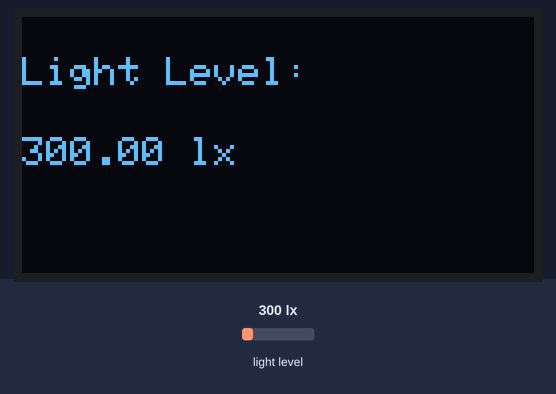
Simulated run of this sketch. Board: Arduino Uno, built with avr-gcc and run on an emulated ATmega328P. Shown: 128×64 one-colour display. Inputs (shaded band) come from the test bench; at power-on: light level 300 lx. The display library's start-up logo is not drawn; what the sketch prints to the serial monitor is not drawn.

Above: at 3.2 s.
3.3 s: light level set to 40 lx
At 4.8 s:
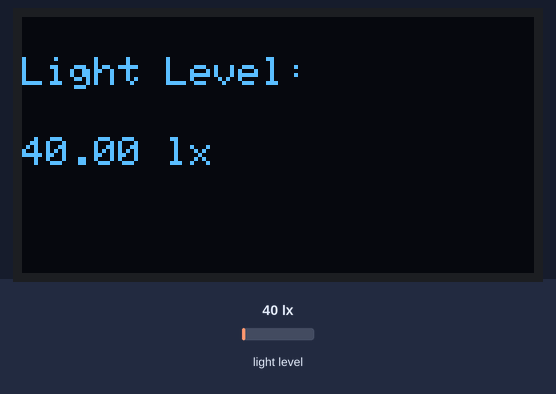
5.6 s: light level set to 500 lx
At 7.3 s:
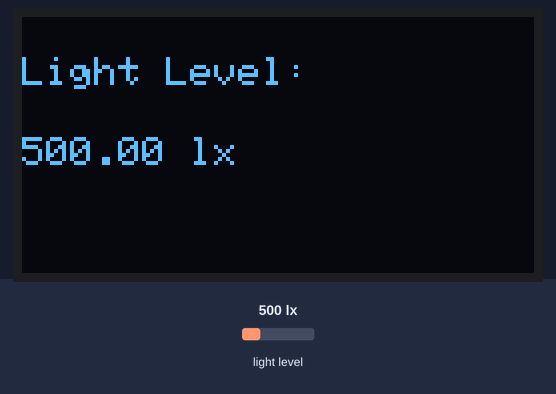
7.7 s: light level set to 1000 lx
At 8.7 s:
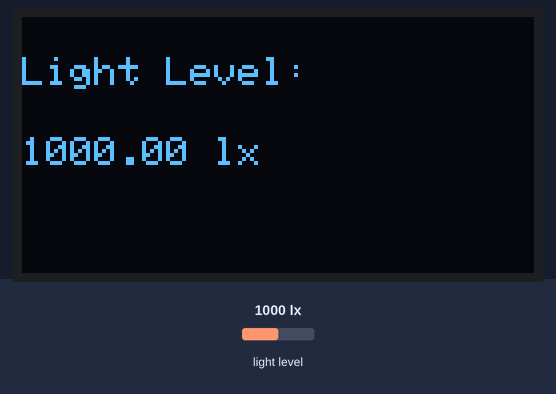
Timing chart, 0 to 10.7 s (numbered marks = the images above; inputs shaded):
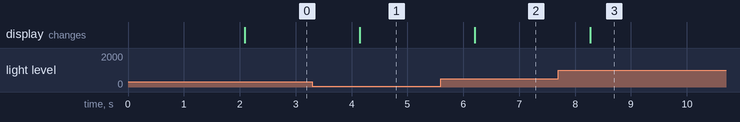

The sketch:

OLEDWhileLoop.ino
```cpp
#include <Wire.h>
#include <BH1750.h>
#include <Adafruit_GFX.h>
#include <Adafruit_SSD1306.h>

#define SCREEN_WIDTH 128  // OLED 디스플레이 너비
#define SCREEN_HEIGHT 64  // OLED 디스플레이 높이
#define OLED_RESET -1     // Reset 핀이 없는 경우 -1로 설정

BH1750 lightMeter;
Adafruit_SSD1306 display(SCREEN_WIDTH, SCREEN_HEIGHT, &Wire, OLED_RESET);

void setup() {
  Serial.begin(9600);  // 시리얼 모니터 시작
  Wire.begin();

  // BH1750 초기화
  if (!lightMeter.begin()) {
    Serial.println("BH1750 초기화 실패!");
    while (1);
}
Serial.println("BH1750 시작!");


  // SSD1306 OLED 초기화
  if (!display.begin(SSD1306_SWITCHCAPVCC, 0x3C)) {  // 디스플레이 I2C 주소가 0x3C일 경우
    Serial.println("SSD1306 할당 실패!");
    while (1);
  }
  display.display();  // 초기 디스플레이 클리어
  delay(2000);

  display.clearDisplay();
  display.setTextSize(1);
  display.setTextColor(SSD1306_WHITE);
}

void loop() {
  // 조도 값 읽기
  float lux = lightMeter.readLightLevel();
  Serial.print("Light: ");
  Serial.print(lux);
  Serial.println(" lx");

  // OLED에 출력
  display.clearDisplay();
  display.setCursor(0, 10);
  display.print("Light Level:");
  display.setCursor(0, 30);
  display.print(lux);
  display.print(" lx");
  display.display();

  delay(1000);  // 1초마다 업데이트
}
```

Measured:
- after the input at 3.3 s, the display: changes after 0.85 s (image 1)
- after the input at 5.6 s, the display: changes after 0.61 s (image 2)
- after the input at 7.7 s, the display: changes after 0.57 s (image 3)
